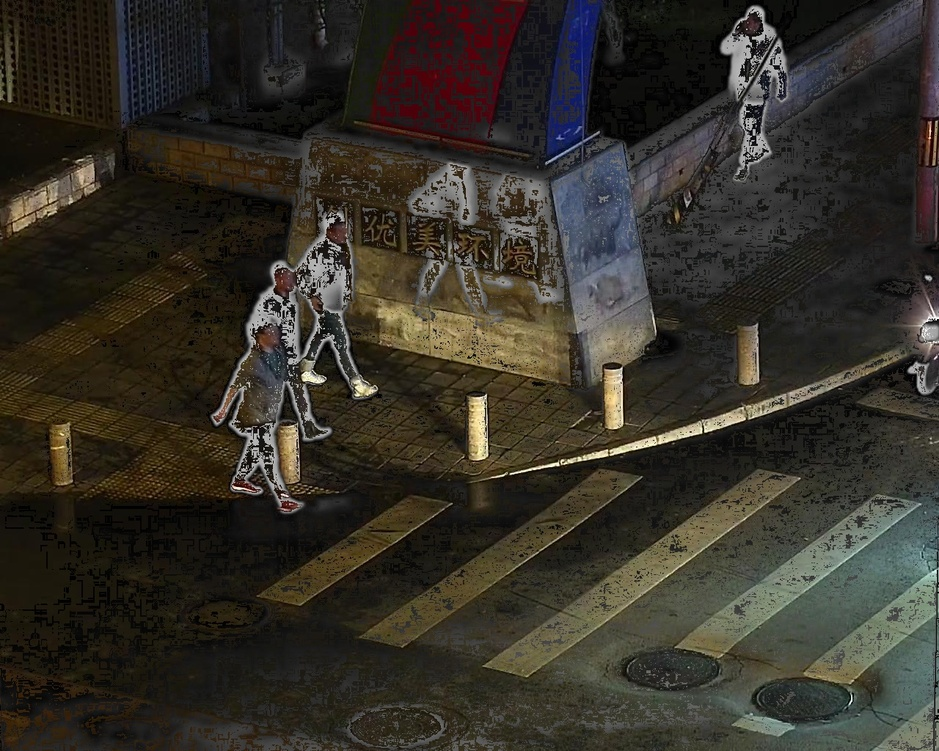
#> input picture datasets/FUSED_Gradient/010002.jpg, 939 x 751 px, shrunk from 1280 x 1024 before the run, found by its file name; its folder holds only this picture in this run
$ python enhance_fused_images_advanced.py
#> lines starting #> are read from the running program, lines starting #| are printed output that depends on the picture
#> in enhance_advanced, img is the input picture: shape (751, 939, 3); mean B, G, R 40.5, 48.9, 52.7
import os
import cv2
import numpy as np

def gamma_correction(image, gamma=1.5):
#> called with gamma = 1.5
    invGamma = 1.0 / gamma
    table = np.array([
        ((i / 255.0) ** invGamma) * 255 for i in np.arange(0, 256)
    ]).astype("uint8")
    return cv2.LUT(image, table)
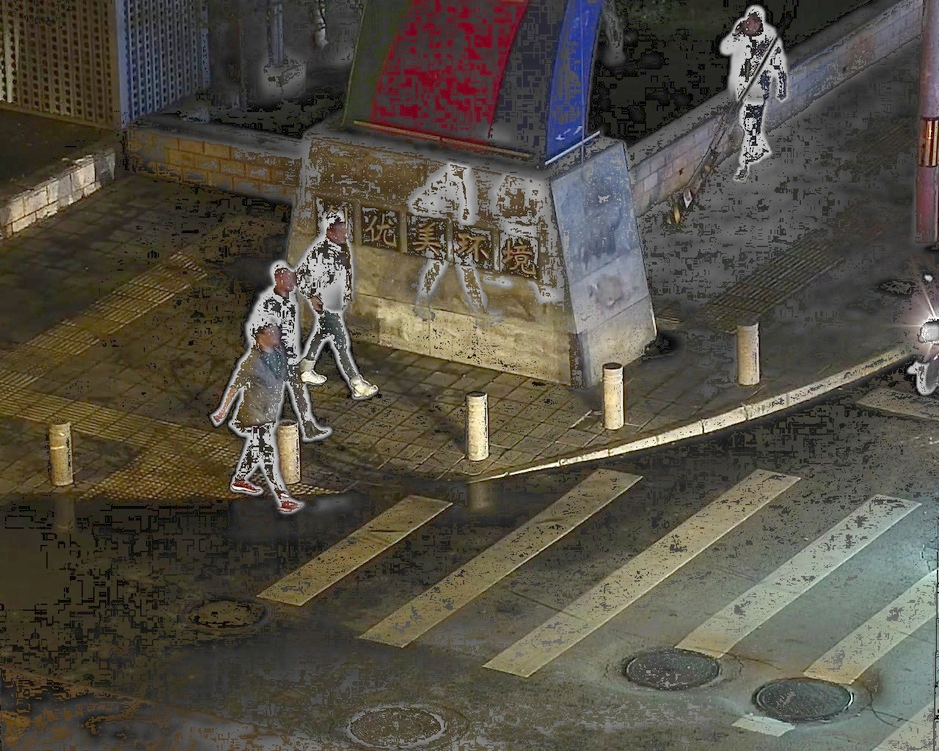
#> returned value: shape (751, 939, 3); mean of channels 0, 1, 2 68.7, 79.6, 84.4; drawn as B, G, R

def unsharp_mask(image, blur_ksize=(9, 9), strength=1.5):
#> called with blur_ksize = (9, 9), strength = 1.5
    blurred = cv2.GaussianBlur(image, blur_ksize, 10.0)
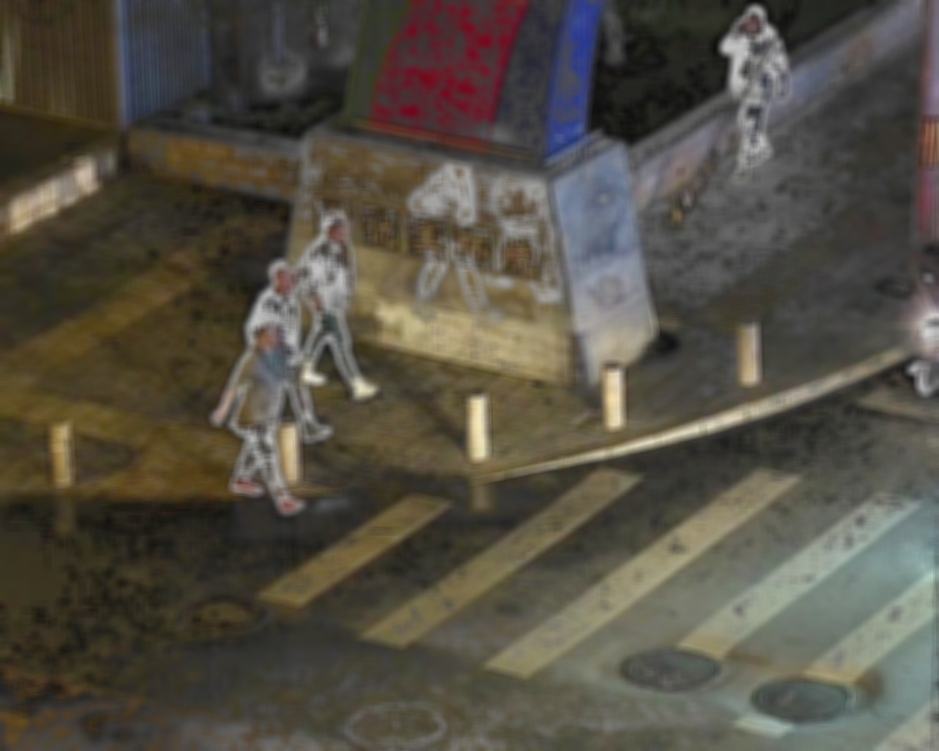
#> blurred: shape (751, 939, 3); mean B, G, R 68.7, 79.6, 84.4
    return cv2.addWeighted(image, strength, blurred, -0.5, 0)

def enhance_advanced(input_dir, output_dir):
    os.makedirs(output_dir, exist_ok=True)
    count = 0

    for filename in os.listdir(input_dir):
        if not filename.lower().endswith((".jpg", ".png", ".jpeg")):
            continue

        img_path = os.path.join(input_dir, filename)
        img = cv2.imread(img_path)
        if img is None:
            continue

        # Step 1: Gamma correction
        gamma_corrected = gamma_correction(img, gamma=1.5)

        # Step 2: Unsharp mask
        sharpened = unsharp_mask(gamma_corrected)

        # Save
        out_path = os.path.join(output_dir, filename)
        cv2.imwrite(out_path, sharpened)
        count += 1

    print(f" Enhanced {count} images using gamma + unsharp and saved to: {output_dir}")

if __name__ == "__main__":
    input_dir = "C:/Users/smpga/PycharmProjects/Object_detection/datasets/FUSED_Gradient"
    output_dir = "C:/Users/smpga/PycharmProjects/Object_detection/datasets/FUSED_Gradient_Enhanced_Advanced"

    enhance_advanced(input_dir, output_dir)

$ run again, on datasets/FUSED_Gradient/010008.jpg
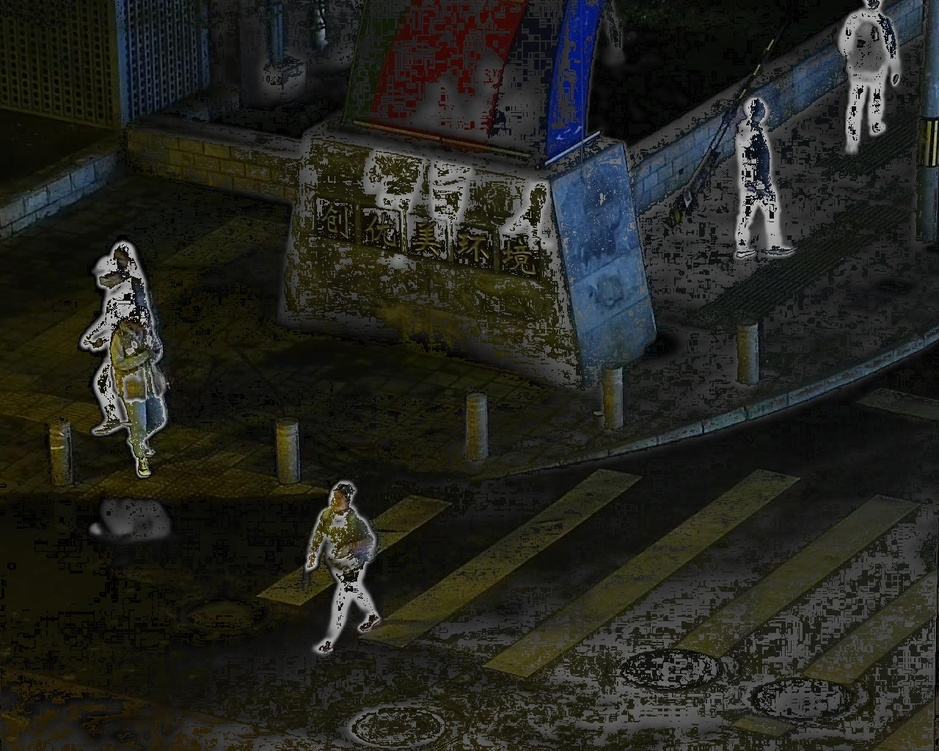
#> input picture datasets/FUSED_Gradient/010008.jpg, 939 x 751 px, shrunk from 1280 x 1024 before the run, found by its file name
#> in enhance_advanced, img is the input picture: shape (751, 939, 3); mean B, G, R 31, 36.6, 35.9
#> in gamma_correction, `return cv2.LUT(image, table)`:
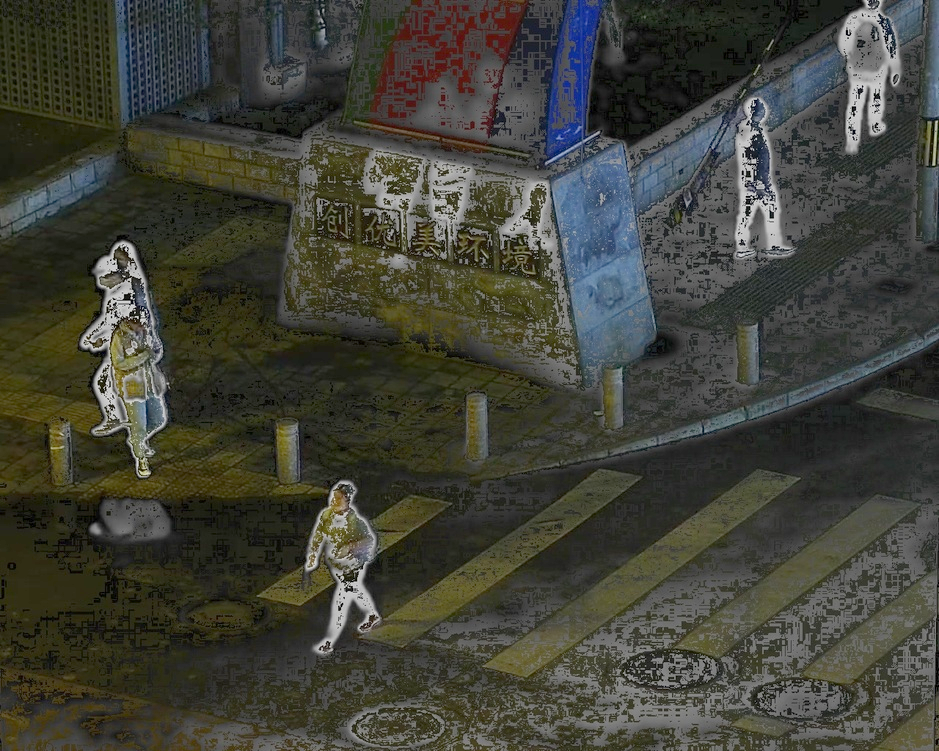
#> returned value: shape (751, 939, 3); mean of channels 0, 1, 2 56.3, 65.8, 64.9; drawn as B, G, R
#> in unsharp_mask, `blurred = cv2.GaussianBlur(image, blur_ksize, 10.0)`:
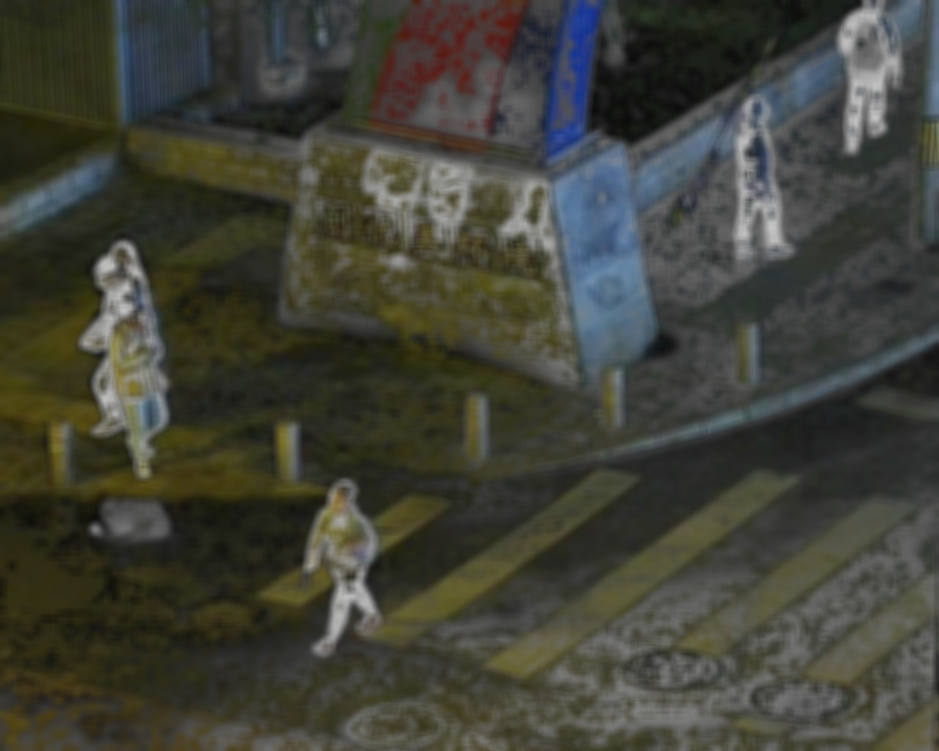
#> blurred: shape (751, 939, 3); mean B, G, R 56.3, 65.8, 64.9

$ run again, on datasets/FUSED_Gradient/010009.jpg
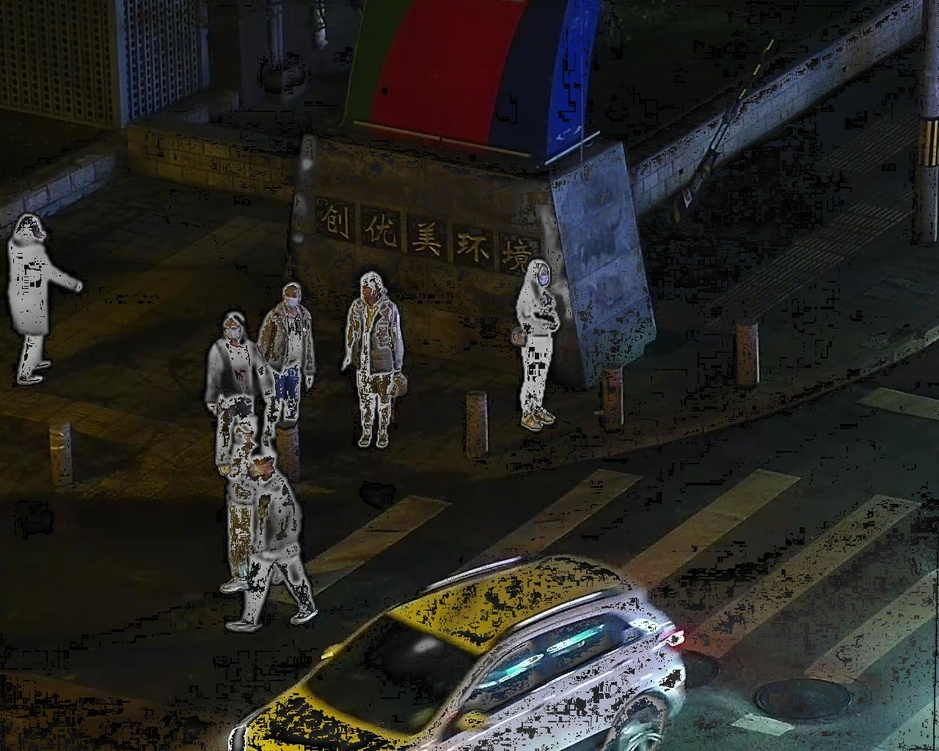
#> input picture datasets/FUSED_Gradient/010009.jpg, 939 x 751 px, shrunk from 1280 x 1024 before the run, found by its file name
#> in enhance_advanced, img is the input picture: shape (751, 939, 3); mean B, G, R 36.1, 39.8, 40.7
#> in gamma_correction, `return cv2.LUT(image, table)`:
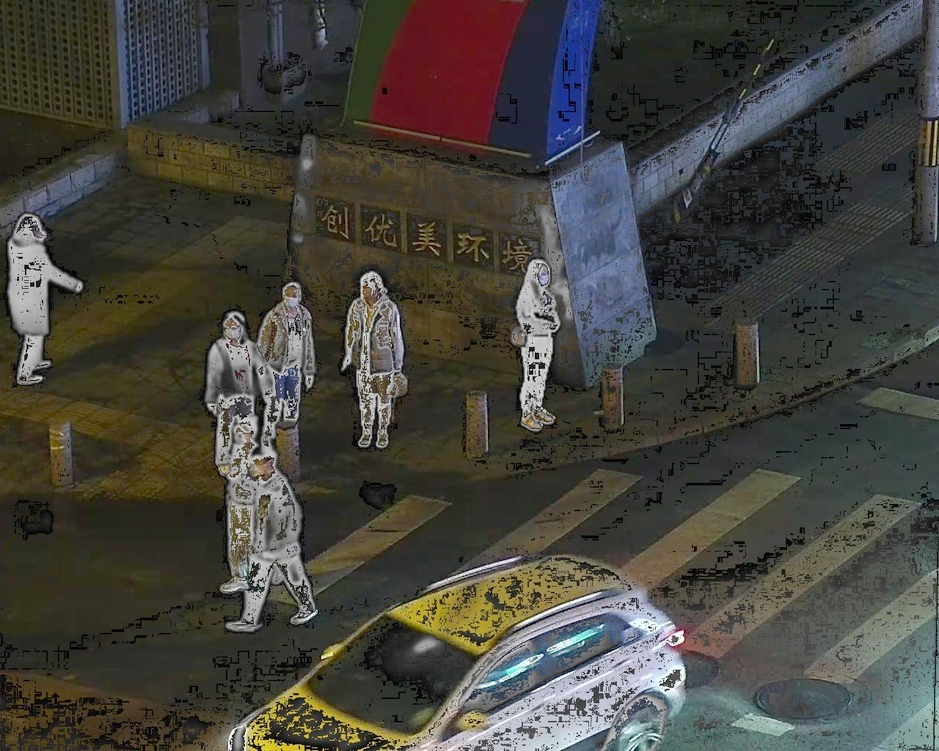
#> returned value: shape (751, 939, 3); mean of channels 0, 1, 2 61.9, 68.2, 69.5; drawn as B, G, R
#> in unsharp_mask, `blurred = cv2.GaussianBlur(image, blur_ksize, 10.0)`:
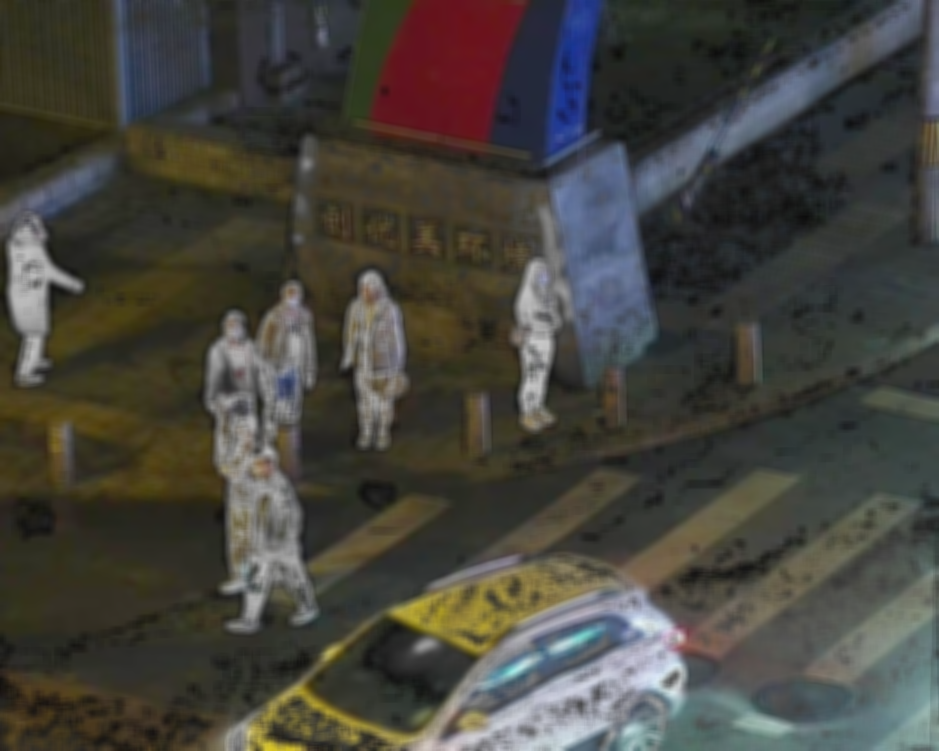
#> blurred: shape (751, 939, 3); mean B, G, R 61.9, 68.2, 69.5
